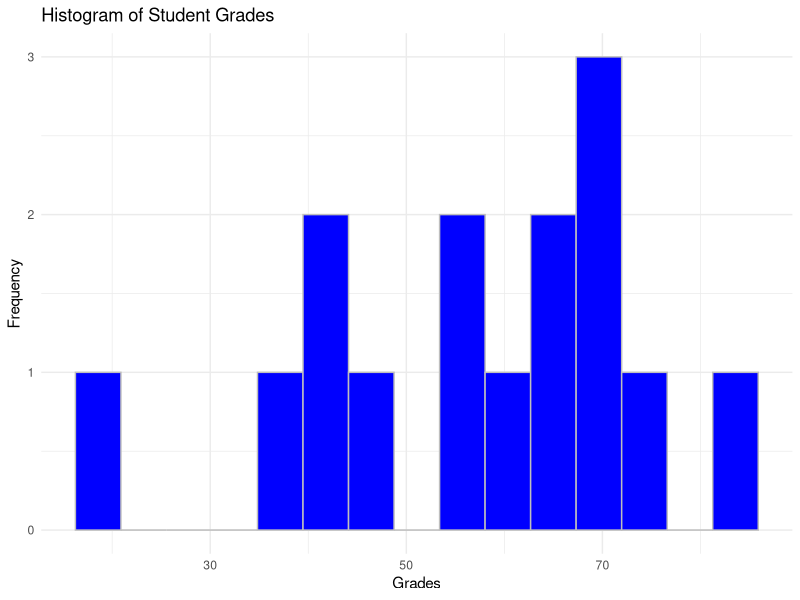
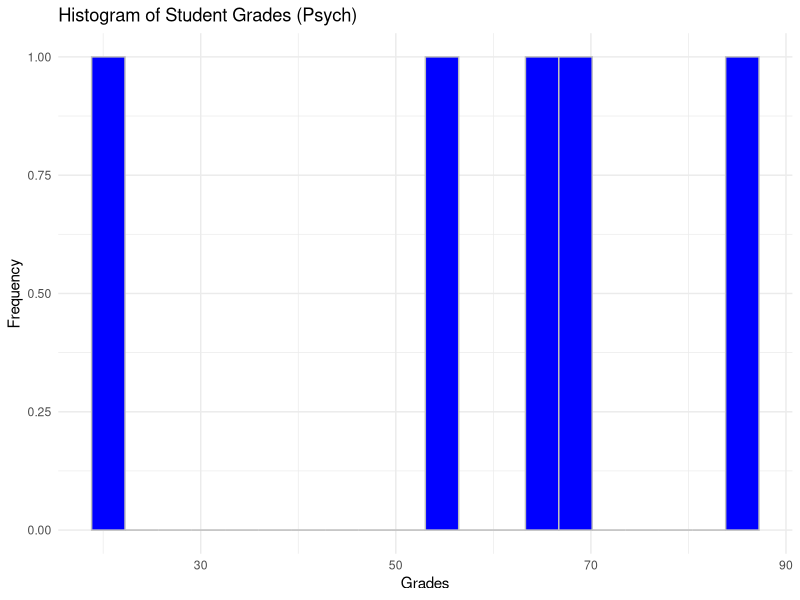
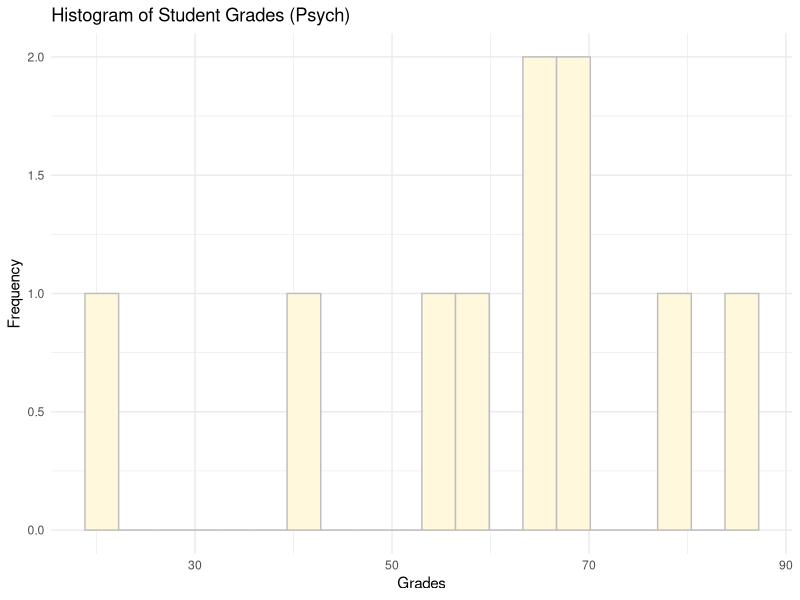
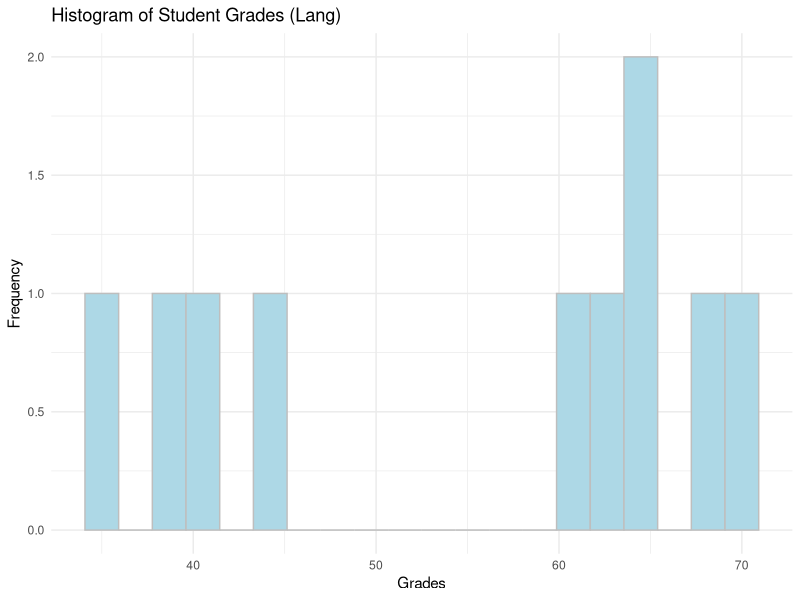
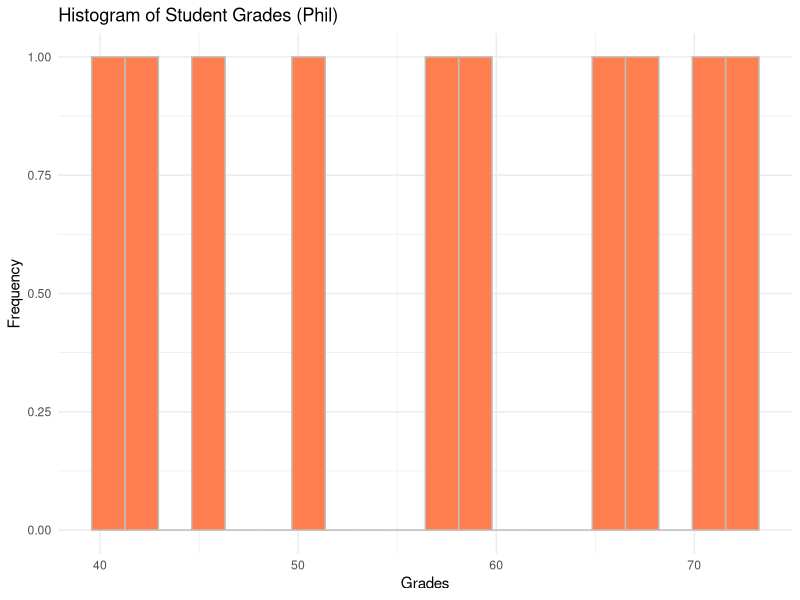

R code for these plots, in order:
## ---- chunk 1
library(tidyverse)
## ---- chunk 2
data_students_1 <- read.csv('data/data_students_1.csv')
## ---- chunk 3
data_students_2 <- read.table("data/data_students_2.txt", header = TRUE) # Note that we add the header TRUE which will read the first line in the file as the column names.
## ---- chunk 4
library(foreign) 
data_students_3 <- read.dta('data/data_students_3.dta')
## ---- chunk 5
head(data_students_1)
## ---- chunk 6
head(data_students_2)
## ---- chunk 7
# Full join
students_grades_prog <- full_join(data_students_1, data_students_2, by = c('ID')) # We can specify the unqiue variable we use to match the datasets via the 'by =' argument.
## ---- chunk 8
head(students_grades_prog)
## ---- chunk 9
# Sort in ascending order (default option)
students_grades_prog %>%
  arrange(grades) 
## ---- chunk 10
# Sort in descending order (add 'desc')
students_grades_prog %>%
  arrange(desc(grades))
## ---- chunk 11
# Sort in ascending order by programme (just remove desc())
students_grades_prog %>%
  arrange(programme) 
## ---- chunk 12
# All grades 
students_grades_prog %>%
  summarise(mean = mean(grades),
            median = median(grades),
            sd = sd(grades))
## ---- chunk 13
# Group grades by programme
students_grades_prog %>%
  group_by(programme) %>%
  summarise(mean = mean(grades),
            median = median(grades),
            sd = sd(grades))
## ---- chunk 14
# Check programme 'psych'
students_grades_prog %>%
  filter(programme == 'psych') %>%
  summarise(mean_psych = mean(grades),
            median_psych = median(grades),
            sd_psych = sd(grades))
## ---- chunk 15
# Check programme 'lang'
students_grades_prog %>%
  filter(programme == 'lang') %>%
  summarise(mean_lang = mean(grades),
            median_lang = median(grades),
            sd_lang = sd(grades))
## ---- chunk 16
# Check programme 'phil'
students_grades_prog %>%
  filter(programme == 'phil') %>%
  summarise(mean_phil = mean(grades),
            median_phil = median(grades),
            sd_phil = sd(grades))
## ---- chunk 17
# Check programme 'psych', grades > 50
students_grades_prog %>%
  filter(programme == 'phil', grades > 50) %>%
  summarise(mean_phil = mean(grades),
            median_phil = median(grades),
            sd_phil = sd(grades))
## ---- chunk 18
# Check programme 'psych' grades above 70 or below 40
students_grades_prog %>%
  filter(programme == 'psych') %>%
  filter(grades > 70 | grades < 40) # Take a note of how we use '|' to specify OR.
## ---- chunk 19
# Group programmes and check for extreme values
students_grades_prog %>%
  group_by(programme) %>%
  filter(grades > 80 | grades < 40) 
## ---- chunk 20
# Visualise
ggplot(data = students_grades_prog, aes(x = grades)) + 
  geom_histogram(bins = 15, color = 'grey', fill = 'blue') + 
  labs(x = 'Grades', y = 'Frequency', title = 'Histogram of Student Grades') + 
  theme_minimal()
## ---- chunk 21
# Example for psych only
ggplot(data = subset(students_grades_prog, programme %in% c('psych')), aes(x = grades)) +
  geom_histogram(bins = 20, color = 'grey', fill = 'blue') + 
  labs(x = 'Grades', y = 'Frequency', title = 'Histogram of Student Grades (Psych)') + 
  theme_minimal()
## ---- chunk 22
write.csv(students_grades_prog, 'student_grades_prog.csv') # Note how we first specify the object we want to save and then the name of the file including the extension '.csv'.
## ---- chunk 23
library(tidyverse)
library(foreign)
## ---- chunk 24
# Dataset 1
data_students_1 <- read.csv('data/data_students_1.csv')
head(data_students_1)
## ---- chunk 25
# Dataset 2
data_students_2 <- read.table("data/data_students_2.txt", header = TRUE) 
head(data_students_2)
## ---- chunk 26
# Dataset 3
data_students_3 <- read.dta('data/data_students_3.dta')
head(data_students_3)
## ---- chunk 27
# Or
data_students_3 <- read.csv('data/data_students_3.csv')
head(data_students_3)
## ---- chunk 28
# Dataset 1 + Dataset 2
students_grades_prog <- full_join(data_students_1, data_students_2, by = c('ID')) # We can specify the unqiue variable we use to match the datasets via the 'by =' argument.
## ---- chunk 29
# + Dataset 3
students_grades_prog_all <- full_join(students_grades_prog, data_students_3) # Please note that we do not need to specify a unique identifier here as we just want to match data by columns and R is clever enough to know what to do.
head(students_grades_prog_all)
## ---- chunk 30
students_grades_prog_all %>%
  group_by(programme) %>%
  summarise(mean = mean(grades),
            median = median(grades),
            sd = sd(grades))
## ---- chunk 31
# Psych
ggplot(data = subset(students_grades_prog_all, programme %in% c('psych')), aes(x = grades)) +
  geom_histogram(bins = 20, color = 'grey', fill = 'cornsilk') + 
  labs(x = 'Grades', y = 'Frequency', title = 'Histogram of Student Grades (Psych)') + 
  theme_minimal()
## ---- chunk 32
# Lang
ggplot(data = subset(students_grades_prog_all, programme %in% c('lang')), aes(x = grades)) +
  geom_histogram(bins = 20,color = 'grey', fill = 'lightblue') + 
  labs(x = 'Grades', y = 'Frequency', title = 'Histogram of Student Grades (Lang)') + 
  theme_minimal()
## ---- chunk 33
# Phil
ggplot(data = subset(students_grades_prog_all, programme %in% c('phil')), aes(x = grades)) +
  geom_histogram(bins = 20, color = 'grey', fill = 'coral') + 
  labs(x = 'Grades', y = 'Frequency', title = 'Histogram of Student Grades (Phil)') + 
  theme_minimal()
## ---- chunk 34
# Filter for grades above 70
students_grades_prog_all %>%
  filter(grades > 70)
## ---- chunk 35
# Mean and median for grades above 70
students_grades_prog_all %>%
  filter(grades > 65)  %>%
  summarise(mean_above_65 = mean(grades),
            median_above_65 = median(grades))

## ---- chunk 36
# Phil grades between 40 and 50
students_grades_prog_all %>%
  filter(programme == 'phil') %>%
  filter(grades > 40 & grades < 50) # Note that we use '&' to specify that we want grades both less than 50 and more than 40.
## ---- chunk 37
# Only phil arranged
students_grades_prog_all %>%
  filter(programme == 'phil') %>%
  arrange(desc(grades))
## ---- chunk 38
# Only lang arranged 
students_grades_prog_all %>%
  filter(programme == 'lang')  %>%
  arrange(grades)
